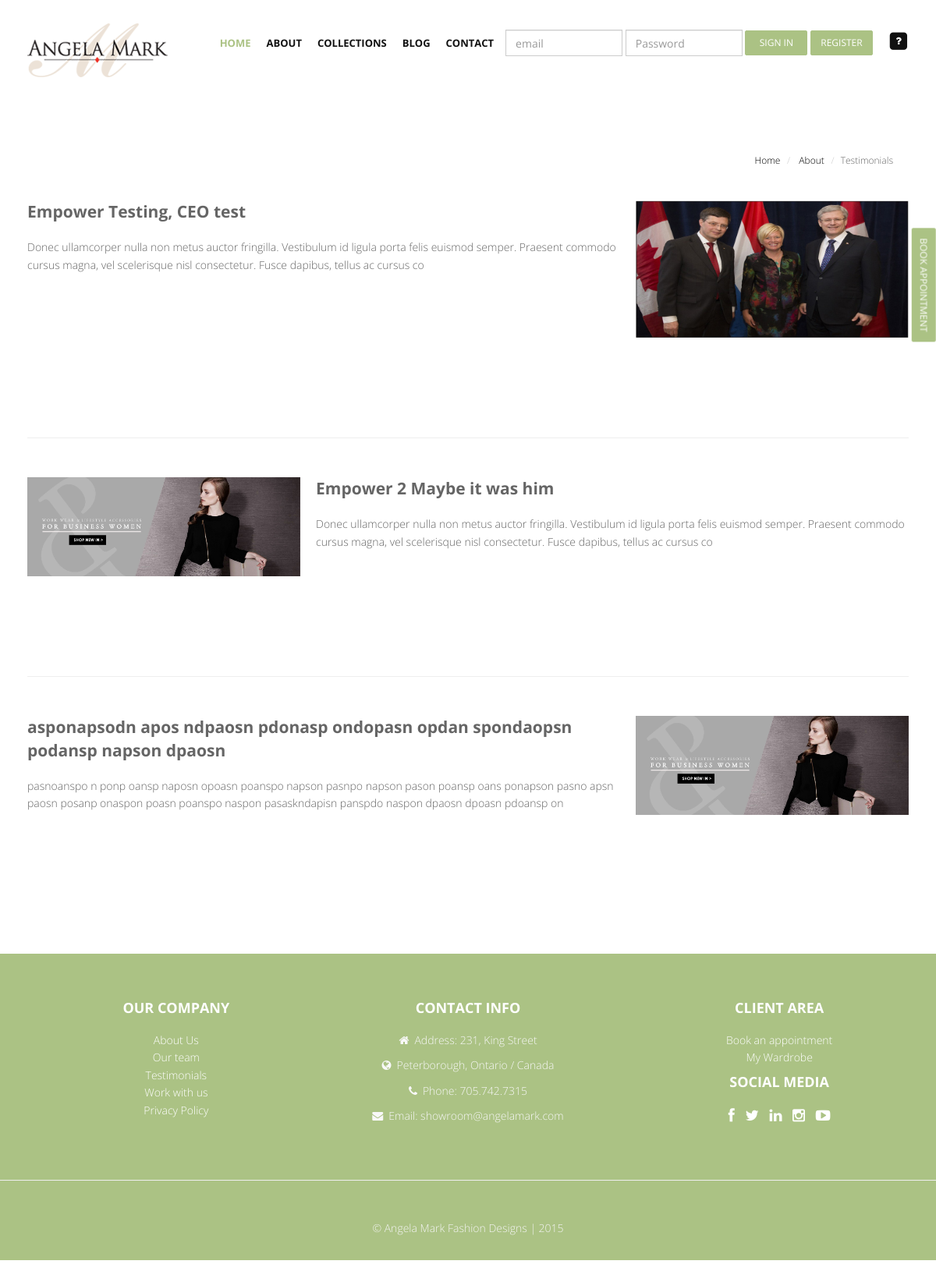
/AngelaFinal/web/pages/testimonials.php, run on the app's committed database.
### tables this page shows
CREATE TABLE IF NOT EXISTS `logos` (
  `id` int(10) unsigned NOT NULL,
  `path` varchar(200) NOT NULL
);

CREATE TABLE IF NOT EXISTS `pagephotos` (
  `id` int(4) NOT NULL,
  `path` varchar(200) NOT NULL,
  `pageId` int(4) DEFAULT NULL,
  `date` timestamp NOT NULL DEFAULT CURRENT_TIMESTAMP,
  `active` int(1) NOT NULL,
  `subtitle` varchar(80) DEFAULT NULL,
  `description` varchar(200) DEFAULT NULL
);

### AngelaFinal/src/factories/factoryDAOPdo.php (called while the page is built, shortened)
<?php
	require_once DIR_PDO.'managementPhotosDAOPdo.php';
	require_once DIR_PDO.'managementContentDAOPdo.php';
class FactoryDAOPdo implements FactoryDAO {
	private static $instance = null;
	public static function getInstance() {
		if (self::$instance == null) {
			self::$instance = new FactoryDAOPdo();
		}
		return self::$instance;
	}
	public function createManagementPhotosPersistence() {
		return new ManagementPhotosDAOPdo();
	}
	public function createManagementContentPersistence() {
		return new ManagementContentDAOPdo();
	}
}
?>

### AngelaFinal/src/controllers/managementContentController.php (called while the page is built, shortened)
<?php
	require_once DIR_FAC.'factoryDAOPdo.php';
class ManagementContentController {
	private $persistenceManagement;
	public function __construct() {
		$this->factory = FactoryDAOPdo::getInstance();
		$this->persistenceManagement = $this->factory->createManagementContentPersistence();
	}
	public function searchLogo(){
		$result = $this->persistenceManagement->searchLogo();
		return $result;
	}
}
 ?>

### AngelaFinal/src/views/managementContentView.php (called while the page is built, shortened)
<?php
	require_once DIR_MOD.'managementContent.php';
	require_once DIR_CON.'managementContentController.php';
class ManagementContentView{
	private $managementContentController;
	function __construct() {
		$this->managementContentController = new ManagementContentController();
	}
	public function searchLogo(){
		$result = $this->managementContentController->searchLogo();
		return $result;
	}
}
 ?>

### AngelaFinal/src/persistenceDAOPdo/managementContentDAOPdo.php (called while the page is built, shortened)
<?php
	require_once DIR_MOD.'managementContent.php';
class ManagementContentDAOPdo implements ManagementContentDAO {
	public function searchLogo() {
		$className = 'ConnectionDAOPdo';
		$con = $className::getConnection();
		$query = 'SELECT * FROM logos Where id = 1';
		$stmt = $con->prepare($query);
		$stmt->execute();
		$result = $stmt->fetchAll();
		$management = '';
		foreach ($result as $row) {
			$management = new ManagementContent();
			$management->setIdLogo($row['id']);
			$management->setLogo($row['path']);
		}
		return $management;
	}
}
?>

### AngelaFinal/src/models/managementContent.php (called while the page is built, shortened)
<?php
class ManagementContent{
	private $logo;
	function getLogo(){
		return $this->logo;
	}
	function setLogo($logo){
		$this->logo=$logo;
	}
}

### AngelaFinal/src/controllers/managementPhotosController.php (called while the page is built, shortened)
<?php
	require_once DIR_FAC.'factoryDAOPdo.php';
class ManagementPhotosController {
	private $persistenceManagement;
	public function __construct() {
		$this->factory = FactoryDAOPdo::getInstance();
		$this->persistenceManagement = $this->factory->createManagementPhotosPersistence();
	}
	public function searchPhotos($param,$value,$type){
		$result = $this->persistenceManagement->searchPhotos($param,$value,$type);
		return $result;
	}
}
 ?>

### AngelaFinal/src/views/managementPhotosView.php (called while the page is built, shortened)
<?php
	require_once DIR_MOD.'managementPhotos.php';
	require_once DIR_CON.'managementPhotosController.php';
class ManagementPhotosView{
	private $managementPhotosController;
	function __construct() {
		$this->managementPhotosController = new ManagementPhotosController();
	}
	public function searchPhotos($param,$value,$type) {
		$result = $this->managementPhotosController->searchPhotos($param,$value,$type);
		return $result;
	}
}
 ?>

### AngelaFinal/src/persistenceDAOPdo/managementPhotosDAOPdo.php (called while the page is built, shortened)
<?php
	require_once DIR_MOD.'managementPhotos.php';
class ManagementPhotosDAOPdo implements ManagementPhotosDAO {
	public function searchPhotos($param,$value,$type) {
		$className = 'ConnectionDAOPdo';
		$con = $className::getConnection();
		$query = 'SELECT * FROM pagephotos Where '.$param.' = '.$value;
		$stmt = $con->prepare($query);
		$stmt->execute();
		$result = $stmt->fetchAll();
		$management = '';
		$managementsList = new ArrayObject();
		foreach ($result as $row) {
			$management = new ManagementPhotos();
			$management->setIdPhoto($row['id']);
			$management->setPathPhoto($row['path']);
			$management->setPageIdPhoto($row['pageId']);
			$management->setDates($row['date']);
			$management->setActive($row['active']);
			$management->setSubtitle($row['subtitle']);
			$management->setDescription($row['description']);
			$managementsList->append($management);
		}
		if($type==1){
			return $management;
		}elseif($type==2){
			return $managementsList;
		}
	}
}
?>

### AngelaFinal/src/models/managementPhotos.php (called while the page is built, shortened)
<?php
class ManagementPhotos{
	private $idPhoto;
	private $pathPhoto;
	private $subtitle;
	private $description;
	function getIdPhoto(){
		return $this->idPhoto;
	}
	function getPathPhoto(){
		return $this->pathPhoto;
	}
	function getSubtitle(){
		return $this->subtitle;
	}
	function setIdPhoto($idPhoto){
		$this->idPhoto=$idPhoto;
	}
	function setPathPhoto($pathPhoto){
		$this->pathPhoto=$pathPhoto;
	}
	function setSubtitle($subtitle){
		$this->subtitle=$subtitle;
	}
	public function getDescription() {
	    return $this->description;
	}
	public function setDescription($description) {
	    $this->description = $description;
	}
}
?>

### AngelaFinal/web/layout/listContent.php (the view, shortened to what this page needs)
<?php
require_once (DIR_VIE.'managementPhotosView.php');
require_once (DIR_VIE.'managementContentView.php');
$manegementPhotosView = new ManagementPhotosView();
$managementPhotos = $manegementPhotosView->searchPhotos('pageId',$pageId,'2');
$code = '';
$flagDivider = false;
$align = 'right';
$flagAlign = true;
foreach ($managementPhotos as $key) {
	if($flagDivider) {
		$code.='<hr class="featurette-divider">
	';
	}
	$code.='<div class="featurette" id="photo'.$pageId.'-'.$key->getIdPhoto().'" style="margin-bottom: 10%">
		<img class="featurette-image  img-responsive pull-'.$align.'" src="../../'.$key->getPathPhoto().'" height="300" width="350">
		<p class="lead"><strong>'.$key->getSubtitle().'</strong></p>
		<p class="">'.$key->getDescription().'</p>
	</div>
	';
	$flagDivider = true;
	$align = ($flagAlign ? 'left' : 'right');
	$flagAlign = ($flagAlign ? false : true);
}
?>
		<?php echo $code;?>

### AngelaFinal/web/layout/headerPages.php (shortened to what this page needs)
<?php
require_once (DIR_VIE.'managementContentView.php');
$layoutManagementContentView = new ManagementContentView();
$logo = $layoutManagementContentView->searchLogo()->getLogo();
?>
	<header>
        <div class="navbar navbar-default navbar-fixed-top">
            <div class="container">
                <div class="navbar-header">
                    <a class="navbar-brand" href="../../index.php">
						<img src="../../<?php echo $logo; ?>">
					</a>
                </div>
                <div class="navbar-collapse collapse " id="navbar-main">
					<div>
						<button class="btn btn-theme" Style=" transform: rotate(90deg); cursor: pointer; right:-57px; top:0px; margin-top:350px; z-index:999997; position:fixed;" data-direction='left' data-toggle="modal" data-target="#myBook")>Book Appointment</button>
					</div>
                    <ul class="nav navbar-nav">
                        <li class="active"><a href="../../index.php">Home</a></li>
                        <li class="dropdown" >
                            <a href="#" id="dropdownactive" class="dropdown-toggle " data-toggle="dropdown" data-hover="dropdown" data-delay="0" data-close-others="false">About <b class=" icon-angle-down"></b></a>
                        </li>
                        <li class="dropdown" >
                            <a href="#" id="dropdownactive" class="dropdown-toggle " data-toggle="dropdown" data-hover="dropdown" data-delay="0" data-close-others="false">Collections <b class=" icon-angle-down"></b></a>
                        </li>
                        <li><a href="http://projectblog.byethost12.com/wp/" >Blog</a></li>
                        <li><a href="../pages/contact.php">Contact</a></li>
						<li>
							<form class="navbar-form navbar-right"   action="../../src/handlers/userHandler.php?a=login" method="post">
								<div class="form-group" >
									<input type="email" class="form-control" style="width:150px" name="email" required placeholder="email">
								</div>
								<div class="form-group">
									<input type="password" class="form-control" style="width:150px" name="password" required placeholder="Password">
								</div>
								<div class="form-group">
									<button type="submit" style="width:80px" class="btn btn-theme">Sign In</button>
								</div>
								<div class="form-group">
									<div data-toggle="modal" data-target="#myModal">
										<button type="button" style="width:80px" class="btn btn-theme">Register</button>
									</div>
								</div>
							</form>
						</li>
                        <li class="dropdown" >
                            <a href="#" title="Forgot your password?" data-toggle="modal" data-target="#myRecovery">
                                <span class="fa-stack">
                                    <i class="fa fa-square fa-stack-2x"></i>
                                    <i class="fa fa-question fa-stack-1x fa-inverse"></i>
                                </span>
                            </a>
                        </li>
                    </ul>
                </div>
            </div>
        </div>
		</div>

### data on the page
logos: path (picture)
pagephotos: path (picture), subtitle "Empower Testing, CEO test", description "Donec ullamcorper nulla non metus auctor fringilla. Vestibulum id ligula porta felis euismod semper. Praesent commodo cursus magna, vel scelerisque nisl consectetur. Fusce dapibus, tellus ac cursus co"
pagephotos: path (picture), subtitle "Empower 2 Maybe it was him", description "Donec ullamcorper nulla non metus auctor fringilla. Vestibulum id ligula porta felis euismod semper. Praesent commodo cursus magna, vel scelerisque nisl consectetur. Fusce dapibus, tellus ac cursus co"
pagephotos: path (picture), subtitle "asponapsodn apos ndpaosn pdonasp ondopasn opdan spondaopsn podansp napson dpaosn", description "pasnoanspo n ponp oansp naposn opoasn poanspo napson pasnpo napson pason poansp oans ponapson pasno apsn paosn posanp onaspon poasn poanspo naspon pasaskndapisn panspdo naspon dpaosn dpoasn pdoansp on"
